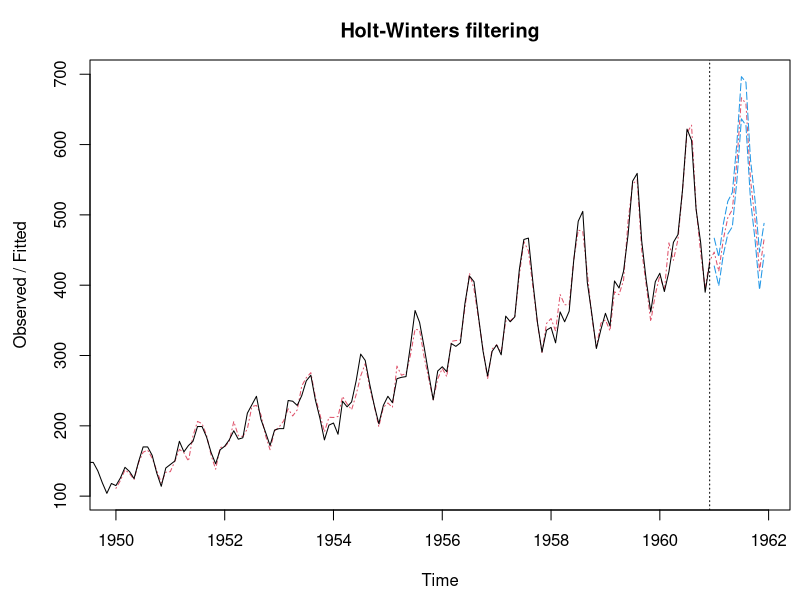

Reproduce this figure in R.
m <- HoltWinters(AirPassengers, seasonal = "multiplicative"); m
p <- predict(m, n.ahead = 12, prediction.interval = TRUE); p
par(mai = c(0.9, 0.9, 0.6, 0.1))
plot(m, p, lty.predicted = 4, lty.intervals = 5)
savePlot("AirPassengers_Holt", type="eps")
